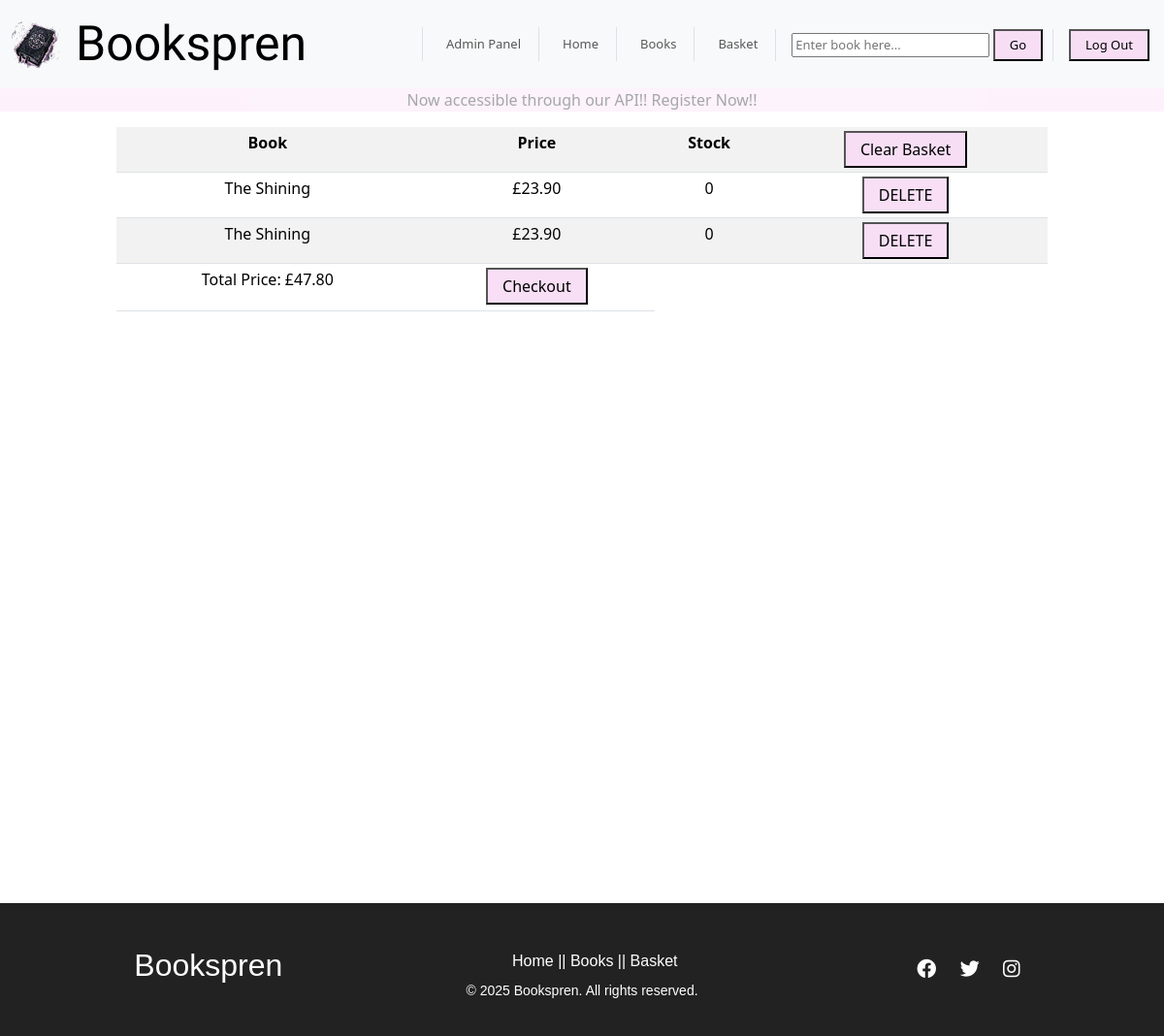
The app's page /cart/ (signed in), older data.
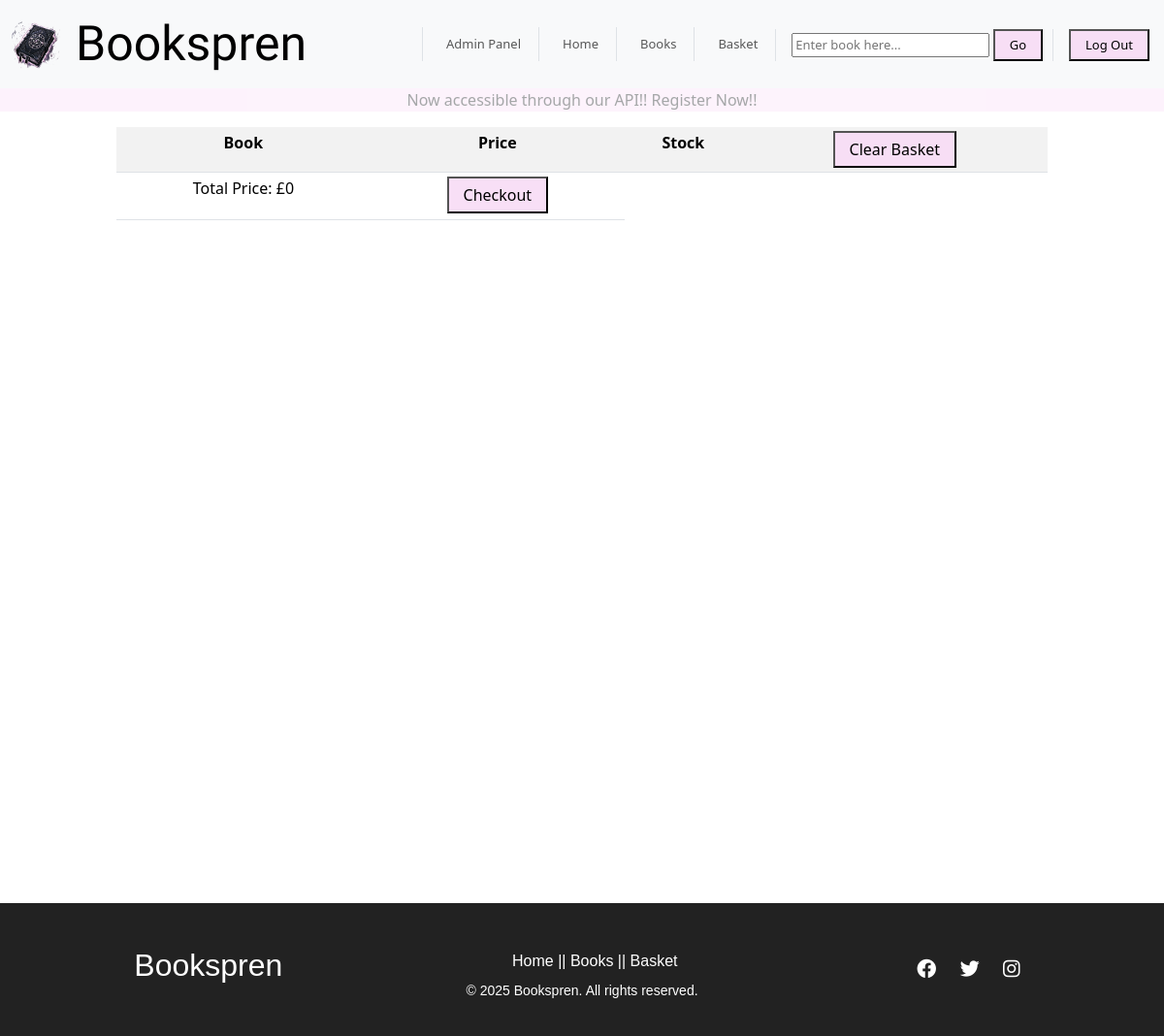
The same page, newer data.
### apps/cart/models.py (models this page shows, shortened)
class Cart(models.Model):
    class Meta:
        verbose_name = 'Cart'
        verbose_name_plural = 'Carts'
    user_id = models.ForeignKey(CustomUser, on_delete=models.SET_NULL, null=True)
    book = models.ForeignKey(Books, on_delete=models.SET_NULL, null = True)

### apps/api/models.py (models this page shows, shortened)
class Books(models.Model):
    class Meta:
        verbose_name_plural = 'Books'
    title = models.CharField(max_length=200)
    author = models.ForeignKey(Author, on_delete=models.CASCADE, related_name="books")
    category = models.ForeignKey(Category, on_delete=models.SET_NULL, null=True, related_name="books")
    description = models.TextField()
    price = models.DecimalField(max_digits=10, decimal_places=2)
    stock = models.PositiveIntegerField(default=0)
    cover_image = models.ImageField(upload_to='book_pics/', blank=True, null=True)
    published_date = models.DateField()
    isbn = models.CharField(max_length=13, unique=True)

### apps/cart/views.py (the view)
# urls.py: path('', views.cart, name="cart"),
@login_required
def cart(request):
    cart_items = Cart.objects.filter(user_id=request.user)
    total_price = sum(item.book.price for item in cart_items)
    if request.method == "POST":
        if "delete_cart" in request.POST:
            for item in cart_items:
                if item.book.stock is not None:
                    item.book.stock += 1
                    item.book.save()
            cart_items.delete()
            return redirect('cart')
        if "delete_item" in request.POST:
            cart_id = request.POST.get("cart_id")
            if cart_id:
                item = get_object_or_404(Cart, id=cart_id)
                item.book.stock += 1
                item.book.save()
                item.delete()
            return redirect('cart')
        if "checkout" in request.POST:
            items = Cart.objects.filter(user_id=request.user)
            for item in items:
                item.delete()
            return redirect('checkout')
    else:
        form = Cart_Deletion_Form()
    return render(request, "cart.html", {'cart': cart_items, 'form': form, 'total_price': total_price})

### apps/cart/forms.py
class Cart_Deletion_Form(forms.ModelForm):
    class Meta:
        model= Cart
        fields = '__all__'

### apps/cart/templates/cart.html (shortened to what this page needs)
{% extends "base.html" %}
{% block content %}
<table class="table table-sm table-responsive table-striped"  style="width:80%; margin: 0 auto; text-align:center;">
    <tr>
    <th>Book</th>
    <th>Price</th>
    <th>Stock</th>
    <th>
        <form method="POST">
                <button type="submit">Clear Basket</button>
        </form>
    </th>
    </tr>
    {% for bk in cart %}
        {%if user.username == bk.user_id.username %}
            <tr>
                <td>{{bk.book.title}}</td>
                <td>£{{bk.book.price}}</td>
                <td>{{bk.book.stock}}</td>
                <td>
                    <form method="POST">
                        <button type="submit">DELETE</button>
                    </form>
                </td>
            </tr>
        {% endif %}
    {% endfor %}
    <tr>
        <td><p>Total Price: £{{total_price}}</p></td>
        <td>
            <form method="POST">
                <button type="submit">Checkout</button>
            </form>
        </td>
    </tr>
</table>
{% endblock content %}

Row changes from the older to the newer data that the page shows:
removed Cart: book "The Shining", book.price "23.90", book.stock "0"
removed Cart: book "The Shining", book.price "23.90", book.stock "0"
Text that changed along with them:
{{ total_price }}: "47.80" → "0"
